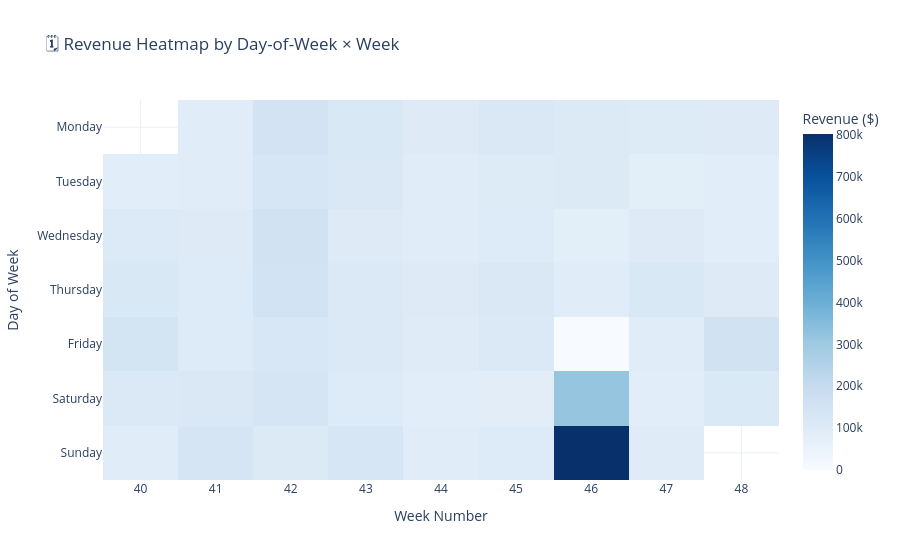

Here is the notebook cell this chart was saved with:
### Code cell
# ============================================================
# STEP 2C - Daily Revenue Heatmap (by day-of-week + week)
# ============================================================

df_daily = read_sql("""
    SELECT * FROM vw_daily_kpis
    ORDER BY full_date
""")

df_daily["full_date"]   = pd.to_datetime(df_daily["full_date"])
df_daily["week"]        = df_daily["full_date"].dt.isocalendar().week.astype(int)
df_daily["day_num"]     = df_daily["full_date"].dt.dayofweek

day_order = ["Monday","Tuesday","Wednesday",
             "Thursday","Friday","Saturday","Sunday"]

pivot = df_daily.pivot_table(
    index   = "day_of_week",
    columns = "week",
    values  = "daily_revenue",
    aggfunc = "sum"
).reindex(day_order)

fig2 = px.imshow(
    pivot,
    labels  = dict(x="Week Number", y="Day of Week", color="Revenue ($)"),
    title   = "🗓️ Revenue Heatmap by Day-of-Week × Week",
    color_continuous_scale = "Blues",
    aspect  = "auto",
)
fig2.update_layout(template="plotly_white")
fig2.show()
save_fig(fig2, "02_revenue_heatmap.html")

### Figure 1 — Plotly figure (JSON) as saved in the notebook; plotly's stock layout.template omitted (floating-point values rounded to 4 significant figures)
{"data": [{"coloraxis": "coloraxis", "hovertemplate": "Week Number: %{x}<br>Day of Week: %{y}<br>Revenue ($): %{z}<extra></extra>", "name": "0", "type": "heatmap", "x": [40, 41, 42, 43, 44, 45, 46, 47, 48], "xaxis": "x", "y": ["Monday", "Tuesday", "Wednesday", "Thursday", "Friday", "Saturday", "Sunday"], "yaxis": "y", "z": [[NaN, 93230.0, 147400.0, 121100.0, 99850.0, 116500.0, 108200.0, 103100.0, 99980.0], [88430.0, 92150.0, 134100.0, 118700.0, 92750.0, 103200.0, 109100.0, 82860.0, 87860.0], [110200.0, 101800.0, 153700.0, 99190.0, 93470.0, 103500.0, 83210.0, 98890.0, 87450.0], [119100.0, 104300.0, 150800.0, 111600.0, 102300.0, 117400.0, 92900.0, 119500.0, 100700.0], [145800.0, 105600.0, 124100.0, 112000.0, 95830.0, 112100.0, 0.0, 90390.0, 154300.0], [111300.0, 116400.0, 135800.0, 104200.0, 87050.0, 85060.0, 318100.0, 86540.0, 115200.0], [93430.0, 138200.0, 108200.0, 130800.0, 94120.0, 105500.0, 802400.0, 95960.0, NaN]]}], "layout": {"coloraxis": {"colorbar": {"title": {"text": "Revenue ($)"}}, "colorscale": [[0, "rgb(247,251,255)"], [0.125, "rgb(222,235,247)"], [0.25, "rgb(198,219,239)"], [0.375, "rgb(158,202,225)"], [0.5, "rgb(107,174,214)"], [0.625, "rgb(66,146,198)"], [0.75, "rgb(33,113,181)"], [0.875, "rgb(8,81,156)"], [1, "rgb(8,48,107)"]]}, "title": {"text": "🗓️ Revenue Heatmap by Day-of-Week × Week"}, "xaxis": {"anchor": "y", "domain": [0, 1], "title": {"text": "Week Number"}}, "yaxis": {"anchor": "x", "autorange": "reversed", "domain": [0, 1], "title": {"text": "Day of Week"}}}}
